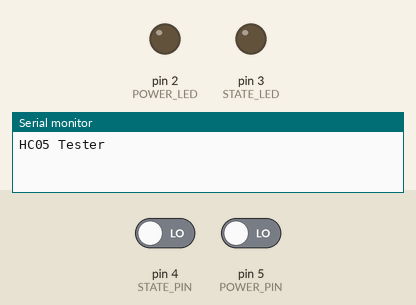
Recording of a sketch running on a simulated Arduino Nano, built with avr-gcc and run on an emulated ATmega328P. Parts: output pins drawn as LEDs (lit = HIGH), the last lines printed to the serial monitor. Inputs (shaded band) come from the test bench; at power-on: pin 4 (STATE_PIN) LOW, pin 5 (POWER_PIN) LOW.

Above: at 3.2 s.
3.3 s: pin 4 (STATE_PIN) driven HIGH
At 3.7 s:
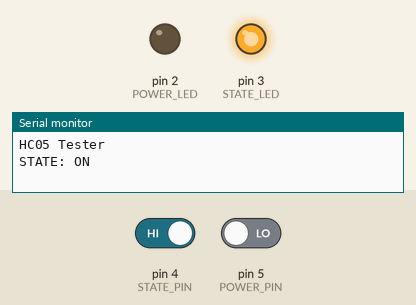
4.8 s: pin 5 (POWER_PIN) driven HIGH
At 6.0 s:
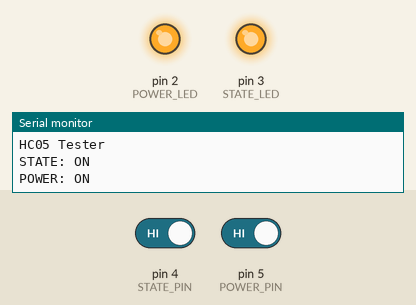
6.3 s: pin 4 (STATE_PIN) driven LOW
At 7.2 s:
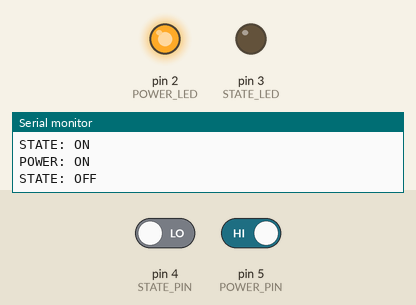
9.3 s: pin 5 (POWER_PIN) driven LOW
At 10.6 s:
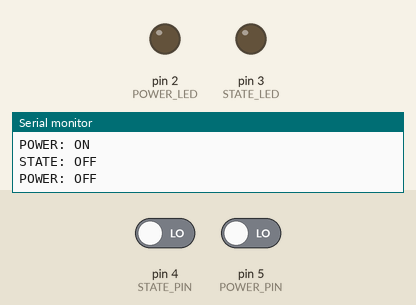
Timing chart, 0 to 11.8 s (numbered marks = the images above; inputs shaded):
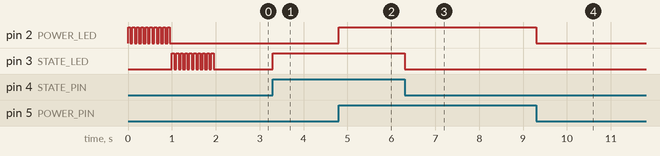

The sketch:

HC05_Tester.ino
```cpp
/***********************************************************
*
*	HC05 Tester
*
************************************************************/
#define POWER_LED		2
#define STATE_LED	3
#define STATE_PIN	4
#define POWER_PIN	5
#define FLASH_DELAY	50
#define FLASH_TIMES	10
#define BAUD_RATE	38400

bool state = false;
bool power = false;

void setup () {
	Serial.begin ( BAUD_RATE );
	pinMode ( POWER_LED, OUTPUT );
	pinMode ( STATE_LED, OUTPUT );
	flash ( POWER_LED );
	flash ( STATE_LED );

	pinMode ( STATE_PIN, INPUT );
	pinMode ( POWER_PIN, INPUT );
	Serial.println ( F ( "HC05 Tester" ) );
}

void loop () {
	checkForResponse ();
	checkPower ();
	checkState ();
	checkEnable ();
}

void checkForResponse () {
	if (Serial.available()) {
		Serial.print ( '>' );
		while (Serial.available()) {
			char data = Serial.read ();
			Serial.print ( data );
		}
	}
}

void checkPower () {
	bool currentPower = digitalRead ( POWER_PIN );
	if (currentPower != power) {
		power = currentPower;
		if (power == HIGH) {
			turnOn ( POWER_LED );
			delay ( FLASH_DELAY );
		} else {
			turnOff ( POWER_LED );
		}
		Serial.print ( F ( "POWER: " ) );
		Serial.println ( ( power ) ? "ON" : "OFF" );
	}
}

void checkState () {
	bool currentState = digitalRead ( 4 );
	if (currentState != state) {
		state = currentState;
		if (state) {
			turnOn ( STATE_LED );
			delay ( FLASH_DELAY );
		} else {
			turnOff ( STATE_LED );
		}
		Serial.print ( F ( "STATE: " ) );
		Serial.println ( ( state ) ? "ON" : "OFF" );
	}
}

void checkEnable () {

}

void flash ( int pin ) {
	for (int i = 0; i < FLASH_TIMES; i++) {
		turnOn ( pin );
		delay ( FLASH_DELAY );
		turnOff ( pin );
		delay ( FLASH_DELAY );
	}
}

void turnOn ( int pin ) {
	digitalWrite ( pin, HIGH );
}

void turnOff ( int pin ) {
	digitalWrite ( pin, LOW );
}
```

Measured:
- after the input at 3.3 s, pin 3 (STATE_LED): LOW → HIGH at once
- after the input at 4.8 s, pin 2 (POWER_LED): LOW → HIGH at once
- after the input at 6.3 s, pin 3 (STATE_LED): HIGH → LOW at once
- after the input at 9.3 s, pin 2 (POWER_LED): HIGH → LOW at once
